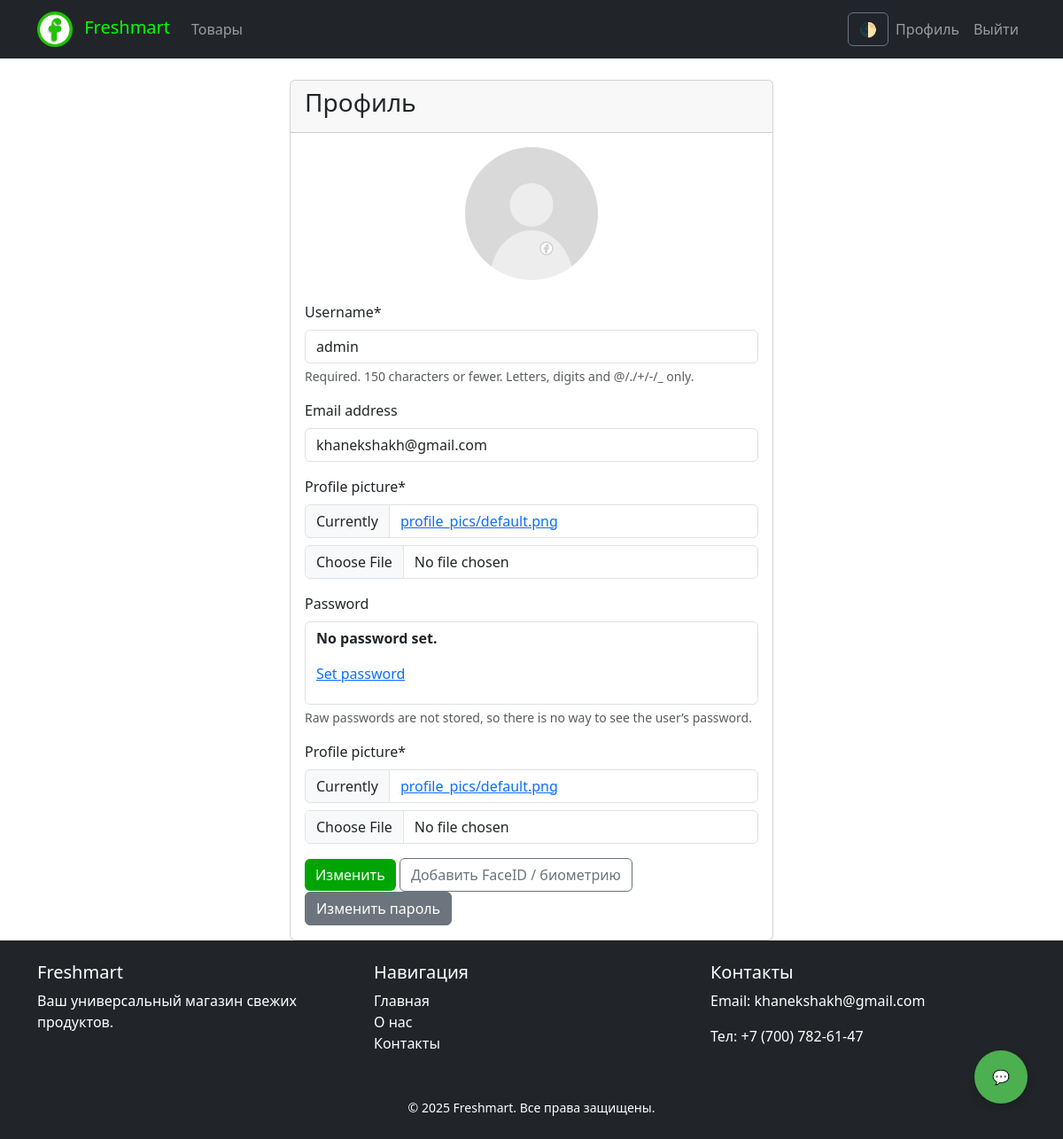
Screenshot of /profile/ (signed in) with the database file from the repository.
### users/models.py (models this page shows, shortened)
class CustomUser(AbstractUser):
    ROLES = (
        ('customer', 'Customer'),
        ('seller', 'Seller'),
    )
    role = models.CharField(max_length=10, choices=ROLES, default='customer')
    is_seller_approved = models.BooleanField(default=False)
    profile_picture = models.ImageField(upload_to='media/profile_pics/', default='media/profile_pics/default.png')

### users/views.py (the view)
# urls.py: path('profile/', user_views.profile, name='profile'),
@login_required
def profile(request):
    if request.method == 'POST':
        user_form = CustomUserChangeForm(request.POST, instance=request.user)
        profile_form = ProfilePictureForm(request.POST, request.FILES, instance=request.user)
        if user_form.is_valid() and profile_form.is_valid():
            user_form.save()
            profile_form.save()
            messages.success(request, 'Your profile was successfully updated!')
            return redirect('profile')
    else:
        user_form = CustomUserChangeForm(instance=request.user)
        profile_form = ProfilePictureForm(instance=request.user)
    return render(request, 'users/profile.html', {
        'user_form': user_form,
        'profile_form': profile_form
    })

### users/forms.py
class CustomUserChangeForm(UserChangeForm):
    class Meta:
        model = CustomUser
        fields = ('username', 'email', 'profile_picture')

class ProfilePictureForm(forms.ModelForm):
    class Meta:
        model = CustomUser
        fields = ['profile_picture']

### templates/users/profile.html (shortened to what this page needs)
{% extends 'base.html' %}
{% load crispy_forms_tags %}
{% block content %}
<div class="row">
    <div class="col-md-6 mx-auto">
        <div class="card">
            <div class="card-header">
                <h3>Профиль</h3>
            </div>
            <div class="card-body">
                <div class="text-center mb-4">
                    <img src="{{ user.profile_picture.url }}" class="rounded-circle" width="150" height="150" alt="Profile Picture">
                </div>
                <form method="post" enctype="multipart/form-data">
                    {{ user_form|crispy }}
                    {{ profile_form|crispy }}
                    <button type="submit"
                            class="btn btn-success"
                            style="background-color: #00a503; color: white; border: none;"
                    >Изменить</button>
                    <a href="{% url 'register_fido_key' %}" class="btn btn-outline-secondary">
                        Добавить FaceID / биометрию
                    </a>
                    <a href="{% url 'change_password' %}" class="btn btn-secondary">Изменить пароль</a>
                </form>
            </div>
        </div>
    </div>
</div>
{% endblock %}

### static/css/styles.css (style rules this page uses)
body { background-color: #ffffff; color: #000000; }

### rows the page displays
CustomUser: profile_picture (placeholder picture), username "admin", email "khanekshakh@gmail.com"
